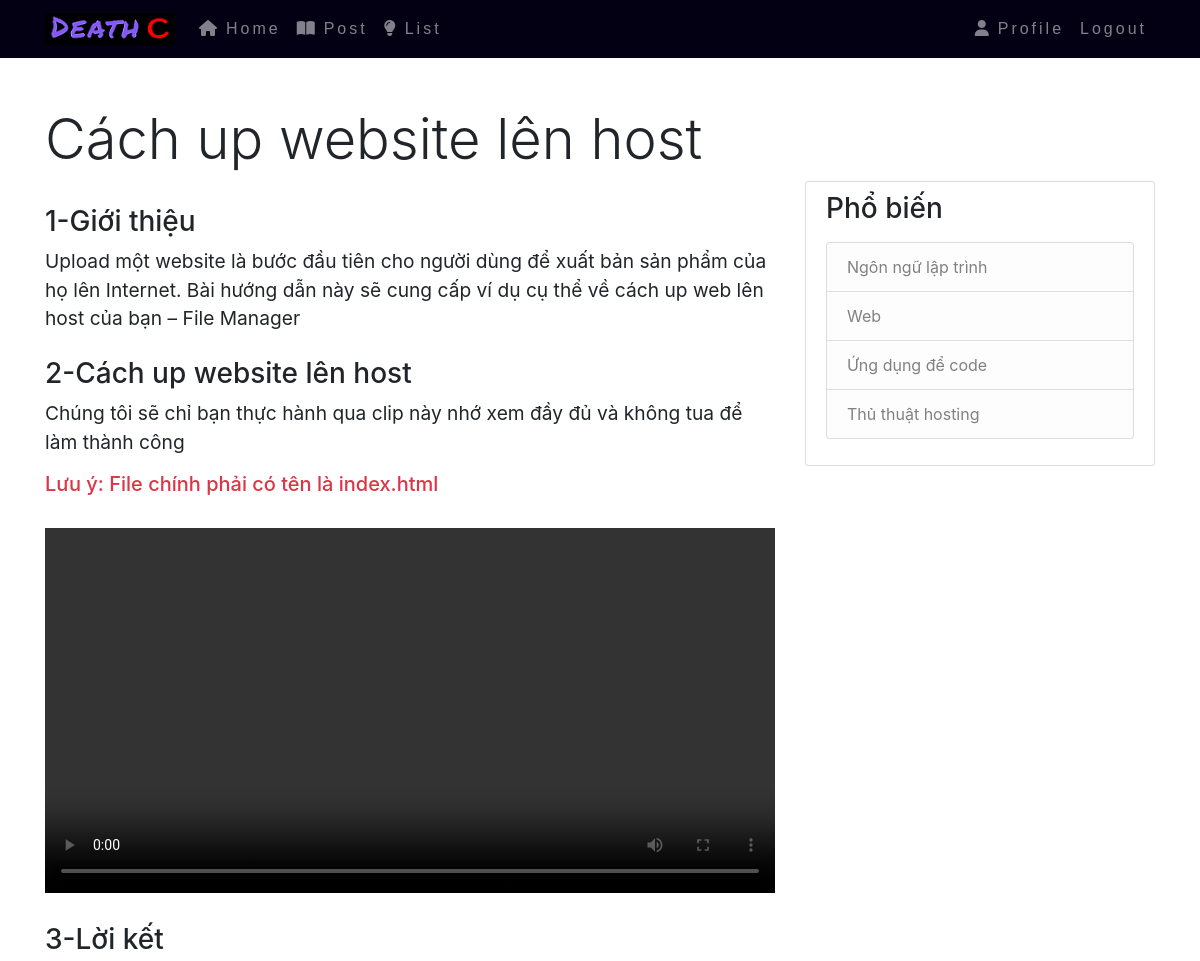
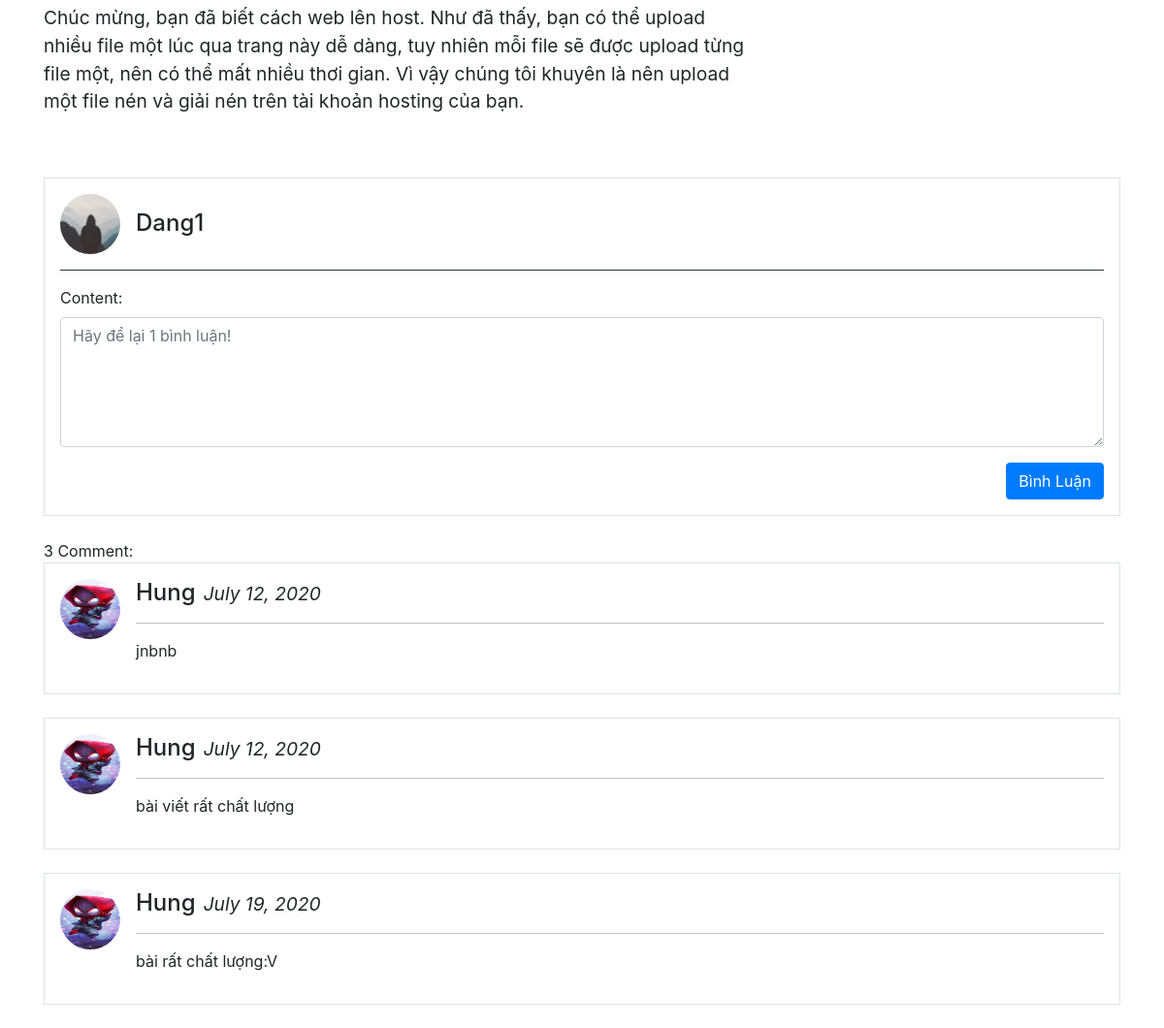
Page /post/1/ (signed in) on the committed database (2 pictures, top to bottom).
### blog/models.py (models this page shows, shortened)
class Baiviet(models.Model):
    title = models.CharField(max_length=250)
    description = models.CharField(max_length=250,null=True)
    date = models.DateTimeField(auto_now_add=True)
    image = models.ImageField(null=True)

class Comment(models.Model):
    post = models.ForeignKey(Baiviet,on_delete=models.CASCADE)
    author = models.ForeignKey(User,on_delete=models.CASCADE)
    content = models.TextField(max_length=300)
    created_on = models.DateTimeField(auto_now_add=True)

### users/models.py (models this page shows, shortened)
class Profile(models.Model):
    user = models.OneToOneField(User, on_delete=models.CASCADE)
    image = models.ImageField(default='default.jpg', upload_to='profile_pics')

### blog/views.py (the view)
# urls.py: path('post/<int:pk>/', views.detailpost, name='blog-detailpost'),
def detailpost(request,pk):
    post = get_object_or_404(Baiviet, pk=pk)
    form = CommentForm()
    if request.method == "POST":
        form = CommentForm(request.POST, author=request.user, post=post)
        if form.is_valid():
            form.save()
    comments = Comment.objects.filter(post=post)
    context = {
        "post": post,
        "comments": comments,
        "form":form
    }
    return render(request, 'blog/detail_post.html', context)

### blog/forms.py (shortened to what this page needs)
class CommentForm(forms.ModelForm):
    def __init__(self, *args, **kwargs):
        self.author = kwargs.pop('author', None)
        self.post = kwargs.pop('post', None)
        super().__init__(*args, **kwargs)
    content = forms.CharField(widget=forms.Textarea(
        attrs={
            "class": "form-control",
            "rows":"5",
            "placeholder": "Hãy để lại 1 bình luận!"
        })
    )
    class Meta:
        model = Comment
        fields = ('content',)

### blog/templates/blog/detail_post.html (shortened to what this page needs)
{% extends "blog/base.html" %}
{% load static %}
{% block css %}
    <link rel="stylesheet" type="text/css" href="{% static 'blog/scss/poststyle.css' %}">
{% endblock %}
{% block content %}
<div class="container mt-5">
    <h1 class="display-4 ">{{ post.title }}</h1>
    <div class="row mb-5">
        <div class="col-sm-8">
            {% if post.id == 1 %}
                <h3 class='mt-4' id="ip1">1-Giới thiệu</h3>
                    <div id="make1">
                        <p>
                            Upload một website là bước đầu tiên cho người dùng để xuất bản sản phẩm của họ lên Internet.
                            Bài hướng dẫn này sẽ cung cấp ví dụ cụ thể về cách up web lên host của bạn – File Manager
                        </p>
                    </div>
                <h3 class='mt-4' id="ip2">2-Cách up website lên host</h3>
                    <div id="make2">
                        <p>Chúng tôi sẽ chỉ bạn thực hành qua clip này nhớ xem đầy đủ và không tua để làm thành công</p>
                        <h5 class="text-danger">Lưu ý: File chính phải có tên là index.html</h5><br>
                        <video width="100%" height="auto" src="{% static 'blog/image/clip.mp4' %}" controls></video>
                    </div>
                <h3 class="mt-4" id="ip3">3-Lời kết</h3>
                    <div id="make3">
                        <p>
                            Chúc mừng, bạn đã biết cách web lên host. Như đã thấy, bạn có thể upload nhiều file một lúc
                            qua trang này dễ dàng, tuy nhiên mỗi file sẽ được upload từng file một, nên có thể mất nhiều thơi
                            gian. Vì vậy chúng tôi khuyên là nên upload một file nén và giải nén trên tài khoản hosting của bạn.
                        </p>
                    </div>
            {% endif %}
        </div>
        <div class="col-sm-4">
            <div class="content-section">
                <h3>Phổ biến</h3>
                <p class='text-muted'>
                  <ul class="list-group">
                    <li class="list-group-item list-group-item-light">Ngôn ngữ lập trình</li>
                    <li class="list-group-item list-group-item-light">Web</li>
                    <li class="list-group-item list-group-item-light">Ứng dụng để code</li>
                    <li class="list-group-item list-group-item-light">Thủ thuật hosting</li>
                  </ul>
                </p>
            </div>
        </div>
    </div>
    {% if request.user.is_authenticated %}
        <div style="overflow: auto;" class="border p-3 mb-4">
            <form method="post">
                <h4><img src="{{ user.profile.image.url }}" class="mr-3 rounded-circle" style="width:62px;height:62px;">{{request.user}}</h4>
                <hr class="bg-dark">
                {{ form.as_p }}
                <input style="float: right;" type="submit" value="Bình Luận" class="btn btn-primary">
            </form>
        </div>
    {% else %}
        <h3 class="text-danger">Cần đăng nhập để bình luận</h3>
    {% endif %}
    {{ comments.count }} Comment:
    {% for comment in comments %}
        <div class="media border p-3 mb-4">
            <img src="{{ comment.author.profile.image.url }}" class="mr-3 rounded-circle" style="width:62px;height:62px">
            <div class="media-body">
                <h4>{{ comment.author|capfirst }}<small class="ml-2"><i>{{ comment.created_on|date:"F d, Y" }}</i></small></h4>
                <hr style="opacity: 0.3;" class="bg-dark">
                <p style="word-break: break-all">{{ comment.content }}</p>
            </div>
        </div>
    {% endfor %}
</div>
{% endblock %}

### blog/static/blog/scss/poststyle.css (style rules this page uses)
body { background-color: #fff; }
.col-sm-8 p { font-size: 120%; }
.media { background: #ffffff; border: 1px solid #dddddd; }
.content-section { background: #ffffff; border: 1px solid #dddddd; padding: 10px 20px; border-radius: 3px; }

### rows in the picture
Baiviet: title "Cách up website lên host"
Comment: author.profile.image (picture), author "Hung", created_on "July 12, 2020", content "jnbnb"
Comment: author.profile.image (picture), author "Hung", created_on "July 12, 2020", content "bài viết rất chất lượng"
Comment: author.profile.image (picture), author "Hung", created_on "July 19, 2020", content "bài rất chất lượng:V"

### other values in the picture
{{ request.user }} "Dang1"
{{ comments.count }} "3"
